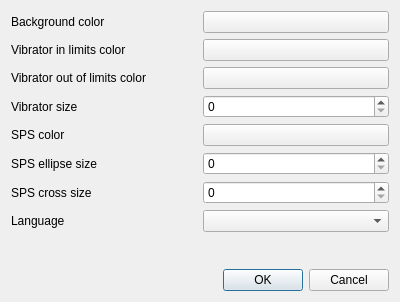
<?xml version="1.0" encoding="UTF-8"?>
<ui version="4.0">
 <class>ColorDialog</class>
 <widget class="QDialog" name="ColorDialog">
  <property name="geometry">
   <rect>
    <x>0</x>
    <y>0</y>
    <width>400</width>
    <height>302</height>
   </rect>
  </property>
  <property name="windowTitle">
   <string>Appearance</string>
  </property>
  <layout class="QVBoxLayout" name="verticalLayout">
   <item>
    <layout class="QGridLayout" name="gridLayout">
     <item row="4" column="1">
      <widget class="QPushButton" name="spsColorBut">
       <property name="text">
        <string/>
       </property>
      </widget>
     </item>
     <item row="6" column="0">
      <widget class="QLabel" name="spsCrossSize">
       <property name="text">
        <string>SPS cross size</string>
       </property>
      </widget>
     </item>
     <item row="4" column="0">
      <widget class="QLabel" name="spsColorLabel">
       <property name="text">
        <string>SPS color</string>
       </property>
      </widget>
     </item>
     <item row="3" column="1">
      <widget class="QSpinBox" name="vibSizeSpin"/>
     </item>
     <item row="5" column="1">
      <widget class="QSpinBox" name="spsEllSizeSpin"/>
     </item>
     <item row="6" column="1">
      <widget class="QSpinBox" name="spsCrossSizeSpin"/>
     </item>
     <item row="1" column="0">
      <widget class="QLabel" name="vibGoodColorLabel">
       <property name="text">
        <string>Vibrator in limits color</string>
       </property>
      </widget>
     </item>
     <item row="2" column="0">
      <widget class="QLabel" name="vibBadColorLabel">
       <property name="text">
        <string>Vibrator out of limits color</string>
       </property>
      </widget>
     </item>
     <item row="3" column="0">
      <widget class="QLabel" name="vibSizeLabel">
       <property name="text">
        <string>Vibrator size</string>
       </property>
      </widget>
     </item>
     <item row="1" column="1">
      <widget class="QPushButton" name="vibGoodBut">
       <property name="text">
        <string/>
       </property>
      </widget>
     </item>
     <item row="0" column="1">
      <widget class="QPushButton" name="backColorBut">
       <property name="text">
        <string/>
       </property>
      </widget>
     </item>
     <item row="0" column="0">
      <widget class="QLabel" name="backColorLabel">
       <property name="text">
        <string>Background color</string>
       </property>
      </widget>
     </item>
     <item row="2" column="1">
      <widget class="QPushButton" name="vibBadBut">
       <property name="text">
        <string/>
       </property>
      </widget>
     </item>
     <item row="5" column="0">
      <widget class="QLabel" name="spsEllSizeLabel">
       <property name="text">
        <string>SPS ellipse size</string>
       </property>
      </widget>
     </item>
     <item row="7" column="0">
      <widget class="QLabel" name="language">
       <property name="text">
        <string>Language</string>
       </property>
      </widget>
     </item>
     <item row="7" column="1">
      <widget class="QComboBox" name="langCombo"/>
     </item>
    </layout>
   </item>
   <item>
    <spacer name="verticalSpacer">
     <property name="orientation">
      <enum>Qt::Vertical</enum>
     </property>
     <property name="sizeHint" stdset="0">
      <size>
       <width>20</width>
       <height>40</height>
      </size>
     </property>
    </spacer>
   </item>
   <item>
    <widget class="QDialogButtonBox" name="buttonBox">
     <property name="orientation">
      <enum>Qt::Horizontal</enum>
     </property>
     <property name="standardButtons">
      <set>QDialogButtonBox::Cancel|QDialogButtonBox::Ok</set>
     </property>
    </widget>
   </item>
  </layout>
 </widget>
 <resources/>
 <connections>
  <connection>
   <sender>buttonBox</sender>
   <signal>accepted()</signal>
   <receiver>ColorDialog</receiver>
   <slot>accept()</slot>
   <hints>
    <hint type="sourcelabel">
     <x>248</x>
     <y>254</y>
    </hint>
    <hint type="destinationlabel">
     <x>157</x>
     <y>274</y>
    </hint>
   </hints>
  </connection>
  <connection>
   <sender>buttonBox</sender>
   <signal>rejected()</signal>
   <receiver>ColorDialog</receiver>
   <slot>reject()</slot>
   <hints>
    <hint type="sourcelabel">
     <x>316</x>
     <y>260</y>
    </hint>
    <hint type="destinationlabel">
     <x>286</x>
     <y>274</y>
    </hint>
   </hints>
  </connection>
 </connections>
</ui>
